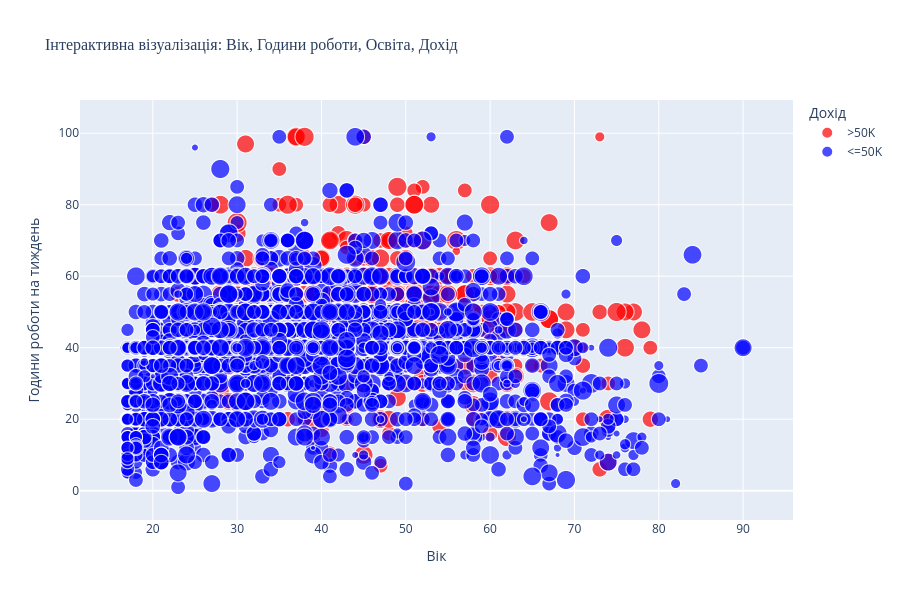

Here is the notebook cell this chart was saved with:
### Code cell
# Інтерактивний scatter plot з Plotly
# Беремо вибірку для швидкості (перші 5000 записів)
df_sample = df_clean.sample(n=5000, random_state=42)

fig = px.scatter(df_sample, 
                x='age', 
                y='hours_per_week',
                color='income',
                size='education_num',
                hover_data=['education', 'occupation', 'sex'],
                color_discrete_map={'<=50K': 'blue', '>50K': 'red'},
                labels={
                    'age': 'Вік',
                    'hours_per_week': 'Години роботи на тиждень',
                    'income': 'Дохід',
                    'education_num': 'Рівень освіти'
                },
                title='Інтерактивна візуалізація: Вік, Години роботи, Освіта, Дохід')

fig.update_layout(
    font=dict(size=12),
    title_font=dict(size=16, family='Arial Black'),
    height=600
)

fig.show()

print(" Інтерактивний графік створено!")

### Figure 1 — Plotly figure (JSON) as saved in the notebook; plotly's stock layout.template omitted (floating-point values rounded to 4 significant figures; data arrays with more than 128 entries replaced by an {"elided": "..."} marker saying what was removed)
{"data": [{"customdata": {"elided": "1252x3 str values"}, "hovertemplate": "Дохід=>50K<br>Вік=%{x}<br>Години роботи на тиждень=%{y}<br>Рівень освіти=%{marker.size}<br>education=%{customdata[0]}<br>occupation=%{customdata[1]}<br>sex=%{customdata[2]}<extra></extra>", "legendgroup": ">50K", "marker": {"color": "red", "size": {"elided": "1252 int values"}, "sizemode": "area", "sizeref": 0.04, "symbol": "circle"}, "mode": "markers", "name": ">50K", "showlegend": true, "type": "scattergl", "x": {"elided": "1252 int values"}, "xaxis": "x", "y": {"elided": "1252 int values"}, "yaxis": "y"}, {"customdata": {"elided": "3748x3 str values"}, "hovertemplate": "Дохід=<=50K<br>Вік=%{x}<br>Години роботи на тиждень=%{y}<br>Рівень освіти=%{marker.size}<br>education=%{customdata[0]}<br>occupation=%{customdata[1]}<br>sex=%{customdata[2]}<extra></extra>", "legendgroup": "<=50K", "marker": {"color": "blue", "size": {"elided": "3748 int values"}, "sizemode": "area", "sizeref": 0.04, "symbol": "circle"}, "mode": "markers", "name": "<=50K", "showlegend": true, "type": "scattergl", "x": {"elided": "3748 int values"}, "xaxis": "x", "y": {"elided": "3748 int values"}, "yaxis": "y"}], "layout": {"font": {"size": 12}, "height": 600, "legend": {"itemsizing": "constant", "title": {"text": "Дохід"}, "tracegroupgap": 0}, "title": {"font": {"family": "Arial Black", "size": 16}, "text": "Інтерактивна візуалізація: Вік, Години роботи, Освіта, Дохід"}, "xaxis": {"anchor": "y", "domain": [0, 1], "title": {"text": "Вік"}}, "yaxis": {"anchor": "x", "domain": [0, 1], "title": {"text": "Години роботи на тиждень"}}}}
